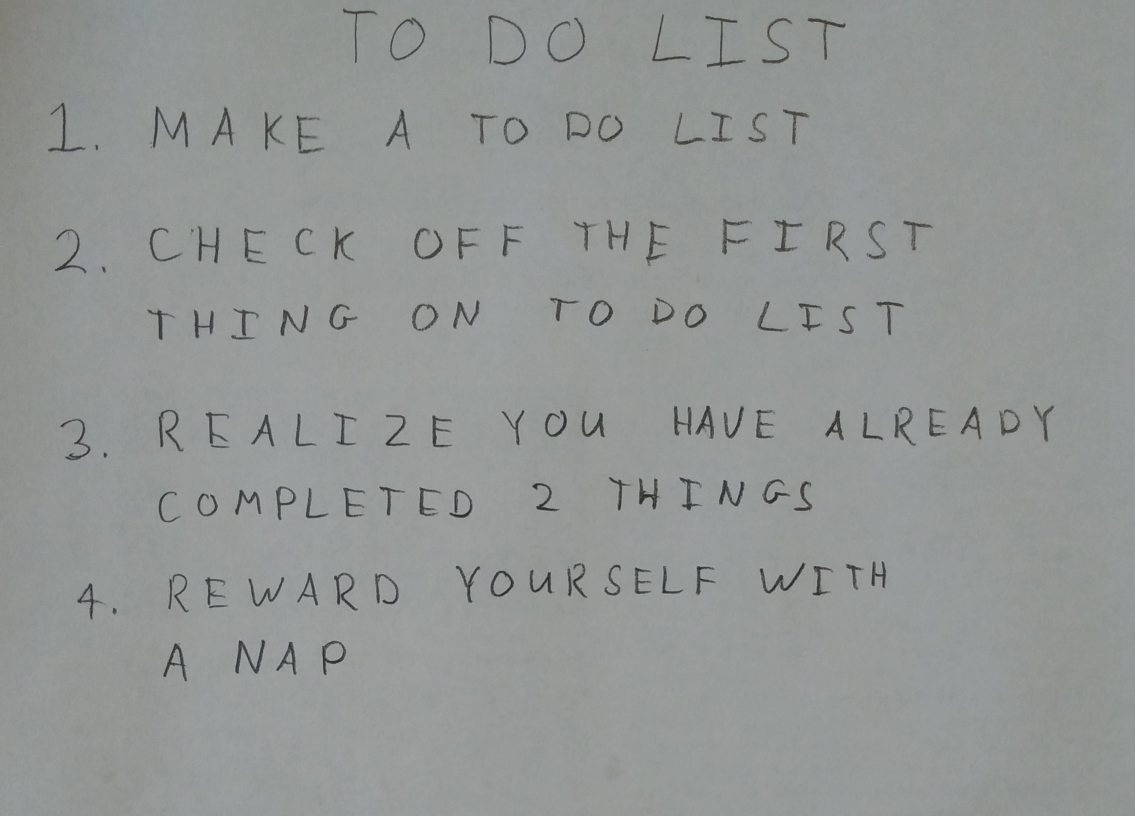
#> input picture Homework_5/images/01_list.jpg, 2270 x 1631 px (shown at 1/2 size); its folder holds only this picture in this run
$ python run_q4.py   (older library calls are emulated)
#> lines starting #> are read from the running program, lines starting #| are printed output that depends on the picture; after the words box and inside, x2 and y2 are one past the last pixel; in counts of white or black regions, pixels touching at a corner belong together
### Homework_5/python/q4.py
import numpy as np

import skimage
import skimage.measure
import skimage.color
import skimage.restoration
import skimage.filters
import skimage.morphology
import skimage.segmentation

# takes a color image
# returns a list of bounding boxes and black_and_white image
def findLetters(image):
    bboxes = []
    bw = None
    # insert processing in here
    # one idea estimate noise -> denoise -> greyscale -> threshold -> morphology -> label -> skip small boxes
    # this can be 10 to 15 lines of code using skimage functions

    #denoise
    img = skimage.restoration.denoise_bilateral(image, multichannel=True)
    # greyscale
    img_grey = skimage.color.rgb2gray(img)

    # threshold, morphology
    thresh = skimage.filters.threshold_otsu(img_grey)
#> thresh = 0.454
    bw = img_grey < thresh
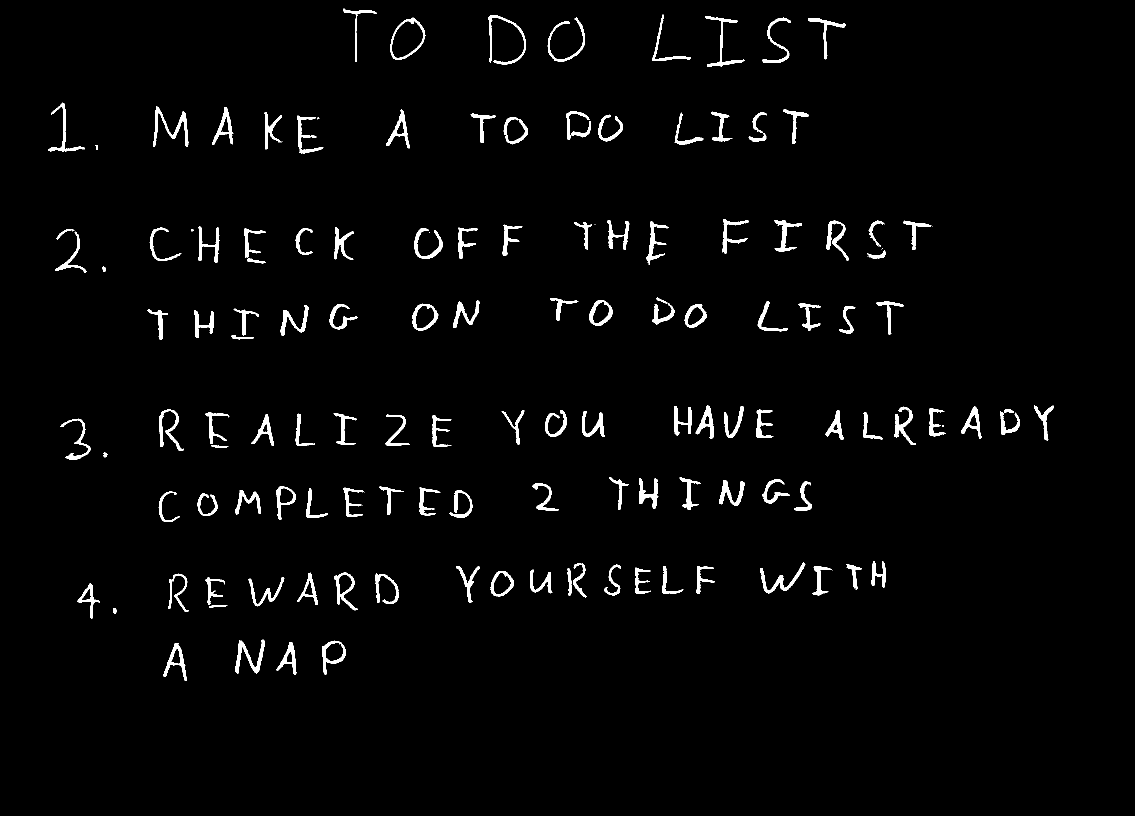
#> bw: shape (1631, 2270) bool (shown at 1/2 size); 2.3% white; 148 white regions (18 under 20 px), largest, box (x1, y1, x2, y2) and area: (306, 213, 377, 294) 1330, (471, 1279, 530, 1347) 1220, (977, 30, 1052, 130) 1144
    bw = skimage.morphology.closing(bw, skimage.morphology.square(5))
#> bw: shape (1631, 2270) bool; 2.4% white; 125 white regions (5 under 20 px)

    # label
    label_img = skimage.morphology.label(bw, connectivity=2)
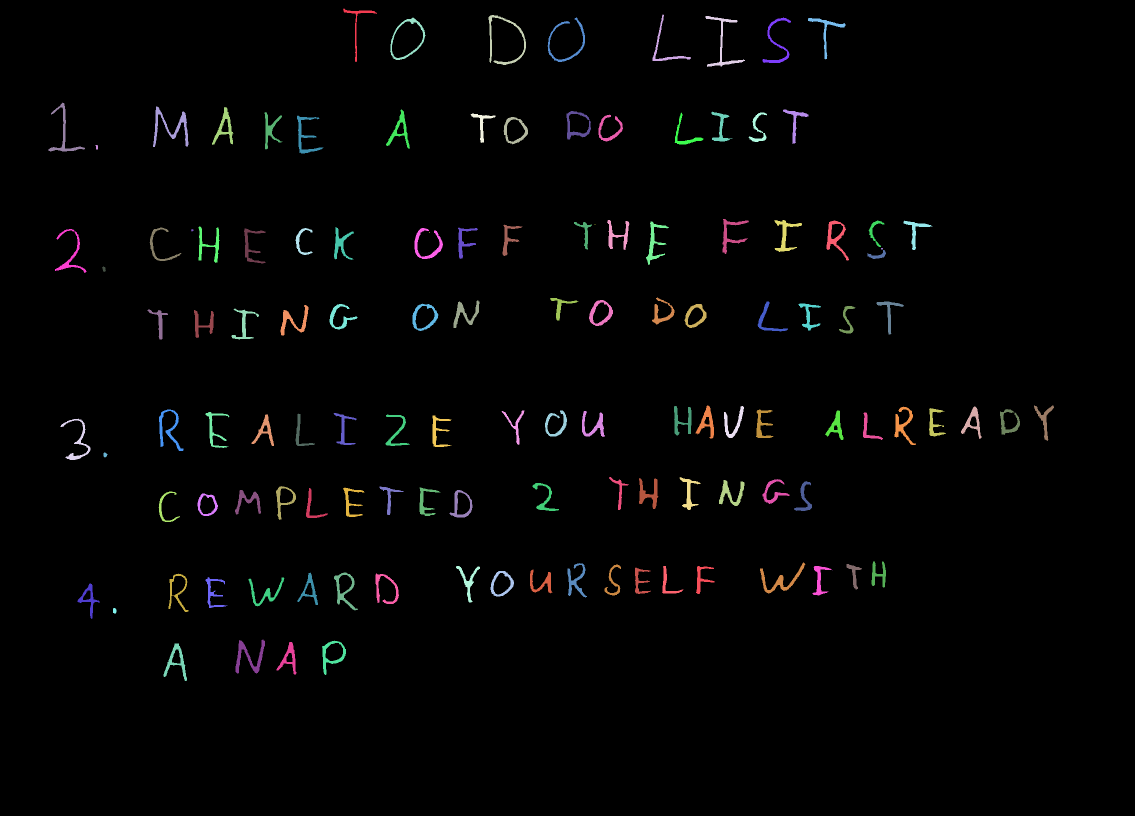
#> label_img: shape (1631, 2270) int32 (shown at 1/2 size); 126 distinct labels, from 0 to 125; one colour per label, 0 black
    properties = skimage.measure.regionprops(label_img)
#> properties = 125 regions; largest, box (x1, y1, x2, y2) and area: (306, 213, 377, 294) 1370, (471, 1279, 530, 1347) 1250, (977, 30, 1052, 130) 1160, (1520, 1125, 1611, 1187) 1144, (1411, 32, 1490, 134) 1094

    # skip small boxes
    mean_area = sum([x.area for x in properties]) / len(properties)
#> mean_area = 711.9
    for x in properties:
        if x.area > mean_area/4:
            bboxes.append(x.bbox)
#> this loop made 125 passes
#> after the loop, bboxes = 116 items, first 6: (17, 686, 124, 754), (29, 1305, 122, 1382), (30, 977, 130, 1052), (32, 1411, 134, 1490), (35, 780, 120, 851), (35, 1095, 124, 1170)

    bw = (~bw).astype(float)
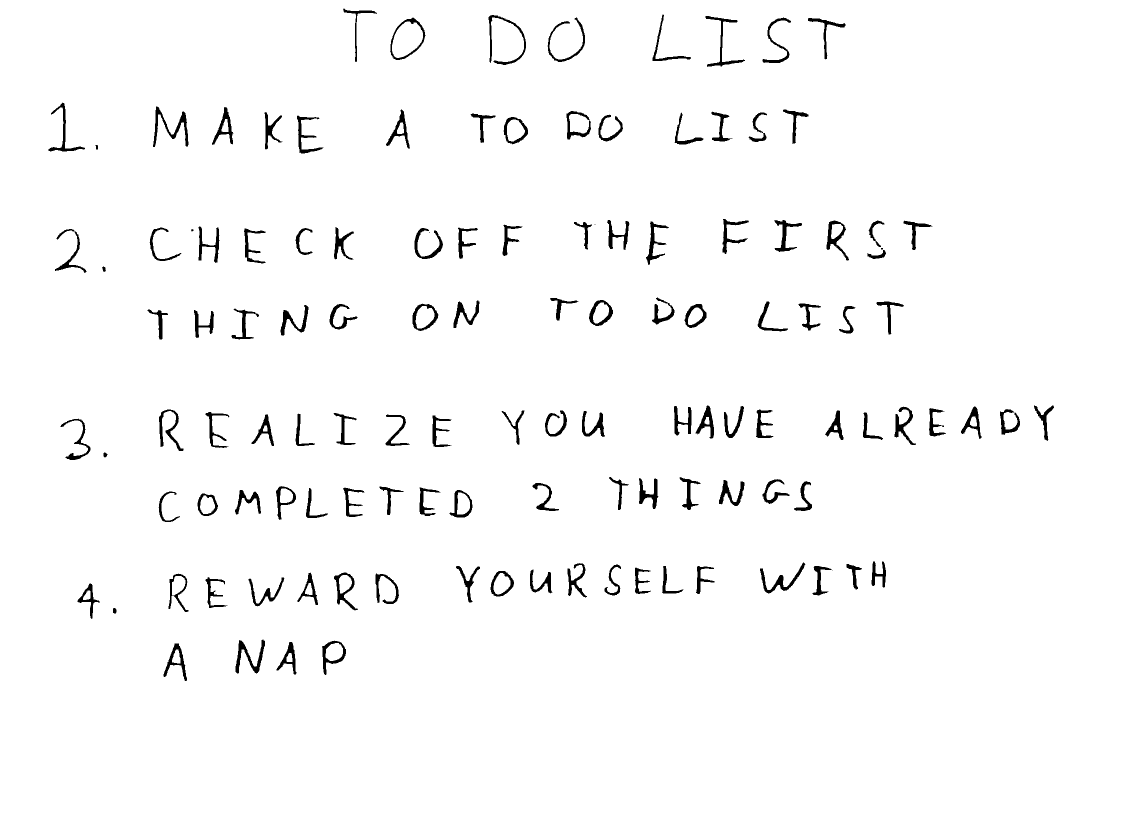
#> bw: shape (1631, 2270) float64 (shown at 1/2 size); values 0 (black) and 1 (white), 97.6% white; 125 black regions (5 under 20 px), largest, box (x1, y1, x2, y2) and area: (306, 213, 377, 294) 1370, (471, 1279, 530, 1347) 1250, (977, 30, 1052, 130) 1160

    return bboxes, bw

### Homework_5/python/nn.py
import numpy as np
from util import *
# do not include any more libraries here!
# do not put any code outside of functions!

############################## Q 2.1 ##############################
# initialize b to 0 vector
# b should be a 1D array, not a 2D array with a singleton dimension
# we will do XW + b.
# X be [Examples, Dimensions]
# [9 lines left out: function initialize_weights, not called in this run]

############################## Q 2.2.1 ##############################
# x is a matrix
# a sigmoid activation function
def sigmoid(x):
    res = None
    res = 1/(1+np.exp(-x))

    return res

############################## Q 2.2.1 ##############################
def forward(X,params,name='',activation=sigmoid):
    """
    Do a forward pass

    Keyword arguments:
    X -- input vector [Examples x D]
    params -- a dictionary containing parameters
    name -- name of the layer
    activation -- the activation function (default is sigmoid)
    """
    pre_act, post_act = None, None
    # get the layer parameters
    W = params['W' + name]
    b = params['b' + name]

    pre_act = X @ W+b
    post_act = activation(pre_act)

    # store the pre-activation and post-activation values
    # these will be important in backprop
    params['cache_' + name] = (X, pre_act, post_act)

    return post_act

############################## Q 2.2.2  ##############################
# x is [examples,classes]
# softmax should be done for each row
def softmax(x):
    res = None

    c = -np.max(x, axis=1)
    c = c.reshape(-1, 1)
    tmp = np.exp(x+c)
    res = tmp / np.sum(tmp, axis=1).reshape(-1, 1)

    return res

############################## Q 2.2.3 ##############################
# compute total loss and accuracy
# y is size [examples,classes]
# probs is size [examples,classes]
# [9 lines left out: function compute_loss_and_acc, not called in this run]

############################## Q 2.3 ##############################
# we give this to you
# because you proved it
# it's a function of post_act
def sigmoid_deriv(post_act):
    res = post_act*(1.0-post_act)
    return res

# [44 lines left out: functions backwards, get_random_batches, not called in this run]

### Homework_5/python/run_q4.py
import os
import numpy as np
import matplotlib.pyplot as plt
import matplotlib.patches

import skimage
import skimage.measure
import skimage.color
import skimage.restoration
import skimage.io
import skimage.filters
import skimage.morphology
import skimage.segmentation

from nn import *
from q4 import *
# do not include any more libraries here!
# no opencv, no sklearn, etc!
import warnings
warnings.simplefilter(action='ignore', category=FutureWarning)
warnings.simplefilter(action='ignore', category=UserWarning)

for img in os.listdir('../images'):
    im1 = skimage.img_as_float(skimage.io.imread(os.path.join('../images',img)))
    bboxes, bw = findLetters(im1)

    plt.imshow(bw)
    for bbox in bboxes:
        minr, minc, maxr, maxc = bbox
        rect = matplotlib.patches.Rectangle((minc, minr), maxc - minc, maxr - minr,
                                fill=False, edgecolor='red', linewidth=2)
        plt.gca().add_patch(rect)
#> this loop made 116 passes
#> (minr, minc, maxr, maxc) on passes 1 to 12: (17, 686, 124, 754), (29, 1305, 122, 1382), (30, 977, 130, 1052), (32, 1411, 134, 1490), (35, 780, 120, 851), (35, 1095, 124, 1170), (35, 1525, 126, 1582), (36, 1616, 119, 1691), (205, 97, 303, 170), (213, 306, 294, 377), (214, 424, 290, 467), (219, 772, 297, 820)
    plt.show()
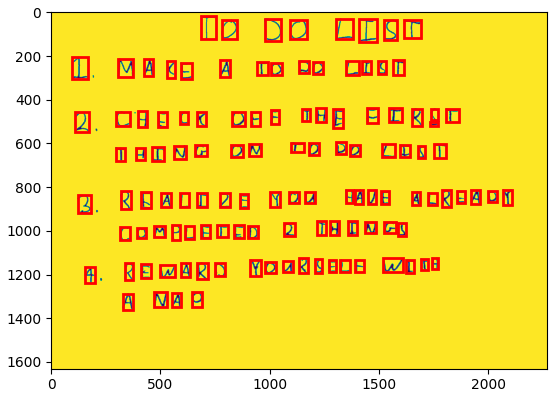
#> figure drawn by matplotlib, 1 panel
    # find the rows using..RANSAC, counting, clustering, etc.
    heights = [bbox[2] - bbox[0] for bbox in bboxes]
#> heights = 116 values, max 107 at index 0, min 18 at index 39, mean 64.4
    mean_height = sum(heights) / len(heights)   # find the average height
#> mean_height = 64.4

    # Each row of the matrix should contain [y1,x1,y2,x2]
    centers = [((bbox[2] + bbox[0]) // 2, (bbox[3] + bbox[1]) // 2, bbox[2] - bbox[0], bbox[3] - bbox[1]) for bbox in bboxes]
#> centers = 116 items, first 6: (70, 720, 107, 68), (75, 1343, 93, 77), (80, 1014, 100, 75), (83, 1450, 102, 79), (77, 815, 85, 71), (79, 1132, 89, 75)
    centers = sorted(centers, key=lambda x: x[0])   # sort based on y1
#> centers = 116 items, first 6: (70, 720, 107, 68), (75, 1343, 93, 77), (77, 815, 85, 71), (77, 1653, 83, 75), (79, 1132, 89, 75), (80, 1014, 100, 75)
    rows = []
    y_prev = centers[0][0]
#> y_prev = 70

    cur_row = []
    for center in centers:
        if center[0] > y_prev + mean_height:    # find a new row
            cur_row = sorted(cur_row, key=lambda x: x[1])
            rows.append(cur_row)
            cur_row = [center]
            y_prev = center[0]
        else:
            cur_row.append(center)
#> this loop made 116 passes
#> y_prev on passes 9, 23, 41, 56, 78, 94: 250, 467, 618, 841, 983, 1149
#> after the loop, cur_row = [(1313, 500, 68, 59), (1315, 668, 69, 48), (1316, 573, 65, 40), (1324, 350, 75, 47)]; rows = 7 items; y_prev = 1313
    cur_row = sorted(cur_row, key=lambda x: x[1])
#> cur_row = [(1324, 350, 75, 47), (1313, 500, 68, 59), (1316, 573, 65, 40), (1315, 668, 69, 48)]
    rows.append(cur_row)


    # crop the bounding boxes
    # note.. before you flatten, transpose the image (that's how the dataset is!)
    # consider doing a square crop, and even using np.pad() to get your images looking more like the dataset
    dataset = []
    for row in rows:
        cur_data = []
        for cor_y, cor_x, h, w in row:
            # crop out the character
            img_crop = bw[cor_y - h // 2:cor_y + h // 2, cor_x - w // 2:cor_x + w // 2]
            if h > w:
                h_pad = h // 20
                w_pad = (h - w) // 2 + h_pad
            else:
                w_pad = w // 20
                h_pad = (w - h) // 2 + w_pad

            img_crop = np.pad(img_crop, ((h_pad, h_pad), (w_pad, w_pad)), 'constant', constant_values=(1, 1))
            img_crop = skimage.transform.resize(img_crop, (32, 32))     # resize image to 32*32
            img_crop = skimage.morphology.erosion(img_crop)
            img_crop = np.transpose(img_crop)   # before you flatten, transpose the image
            cur_data.append(img_crop.flatten())
        dataset.append(np.array(cur_data))
#> this loop made 8 passes
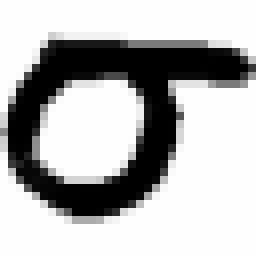
#> img_crop: shape (32, 32) float64 (shown 8 times larger); min 0, max 1, mean 0.714
#> after the loop, dataset = 8 items

    # load the weights
    # run the crops through your neural network and print them out
    import pickle
    import string
    letters = np.array([_ for _ in string.ascii_uppercase[:26]] + [str(_) for _ in range(10)])
    params = pickle.load(open('q3_weights.pickle','rb'))
#> (reads Homework_5/python/q3_weights.pickle from the repository)
    for data in dataset:
        h1 = forward(data, params, 'layer1')
        probs = forward(h1, params, 'output', softmax)
        pred_index = np.argmax(probs, axis=1)
        pred_text = ''
        for i in pred_index:
            pred_text += letters[i]
        print(pred_text)
#> this loop made 8 passes
#> pred_index on passes 2, 4, 6: [8, 7, 3, 23, 32, 0, 19, 16, 1, 16, 11, 8, 8, 19], [29, 7, 8, 13, 6, 16, 22, 19, 16, 3, 16, 11, 8, 34, 19], [11, 16, 12, 15, 11, 5, 19, 2, 3, 9, 19, 7, 8, 13, 6, 29]
#> pred_index on passes 1, 8: [19, 16, 3, 16, 11, 8, 8, 19], [0, 13, 0, 15]
#| TQDQLIIT
#| IHDX6ATQBQLIIT
#| 2LH6CKJFF3HEFIRFWT
#| 3HINGQWTQDQLI8T
#| 3RFALIZEYQUNAUERLR6ADT
#| LQMPLFTCDJTHING3
#| 4RFWDRDYQWRSFLFWITB
#| ANAP
